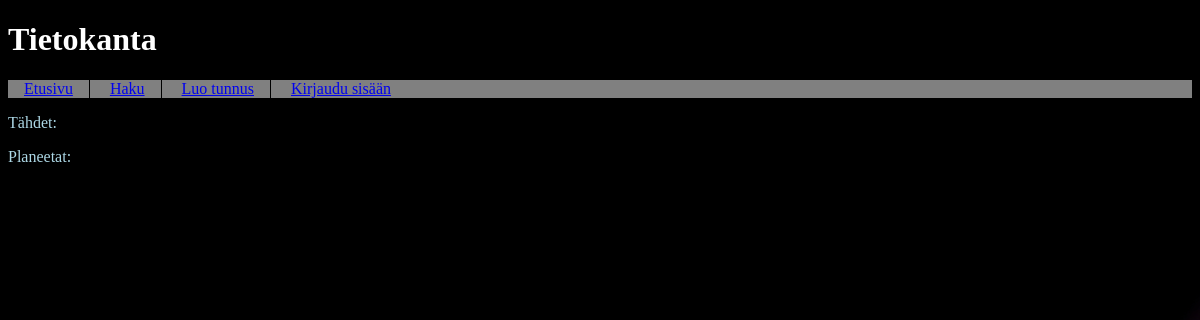
The page /planets on the database as committed earlier.
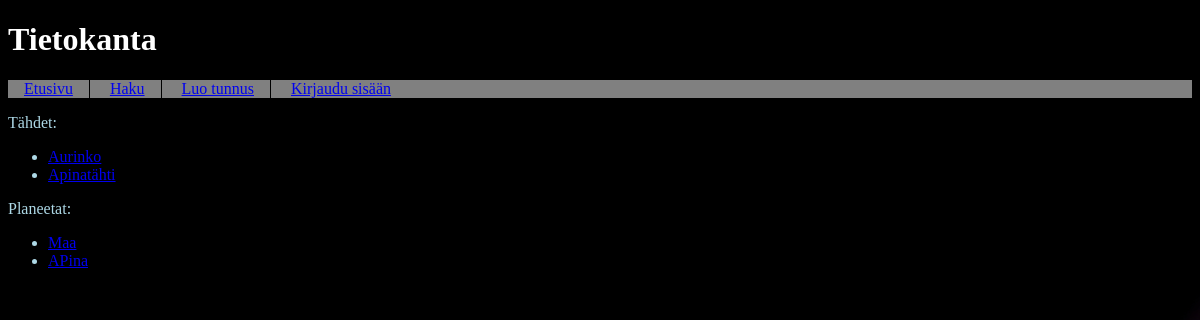
The same page on the database as committed later.
### tables this page shows
CREATE TABLE star (
id INTEGER PRIMARY KEY,
name TEXT,
content TEXT,
user_id REFERENCES users);

CREATE TABLE planet (
id INTEGER PRIMARY KEY,
name TEXT,
content TEXT,
discovery INTEGER,
method TEXT,
user_id REFERENCES users);

### app.py (the view)
@app.route("/planets")
def planets():
    planets = db.query("SELECT * FROM planet")
    stars = db.query("SELECT * FROM star")
    return render_template("planets.html", stars=stars, planets=planets)

### db.py (called while the page is built)
def get_connection():
    con = sqlite3.connect("database.db")
    con.execute("PRAGMA foreign_keys = ON")
    con.row_factory = sqlite3.Row
    return con

def query(sql, params=[]):
    con = get_connection()
    result = con.execute(sql, params).fetchall()
    con.close()
    return result

### templates/planets.html (shortened to what this page needs)
<!DOCTYPE html>
<html>
<head>
</head>
<body>
  <link rel="stylesheet" href="/static/main.css">
  <div class="header">
    <h1>Tietokanta</h1>
  </div>
  <div class="nav">
    <nav>
      <ul>
        <li><a href="/">Etusivu</a></li>
        <li><a href="/search">Haku</a></li>
        <li><a href="/register">Luo tunnus</a></li>
        {% if session.username %}
        <li><a href="/modify_star">Lisää tähtiä</a></li>
        <li><a href="/modify">Muokkaa planeettoja</a></li>
        <li><a href="/logout">Kirjaudu ulos</a></li>
        <li><a href="/ownpage">Omat sivut</a></li>
        <li><a href="/planets">Kaikki kohteet</a></li>
        {% else %}
        <li><a href="/login">Kirjaudu sisään</a></li>
        {% endif %}
      </ul>
    </nav>
  </div>
  <div class="content">
    <p>
      Tähdet:
    <ul>
      {% for item in stars %}
      <li><a href="/star/{{ item.id }}">{{ item.name }}</a></li>
      {% endfor %}
    </ul>
    Planeetat:
    <ul>
      {% for item in planets %}
      <li><a href="/planet/{{ item.id }}">{{ item.name }}</a></li>
      {% endfor %}
    </ul>
    </p>
  </div>
</body>
</html>

Rows that differ between the two databases and show on the page:
added star: name "Aurinko"
added star: name "Apinatähti"
added planet: name "Maa"
added planet: name "APina"
